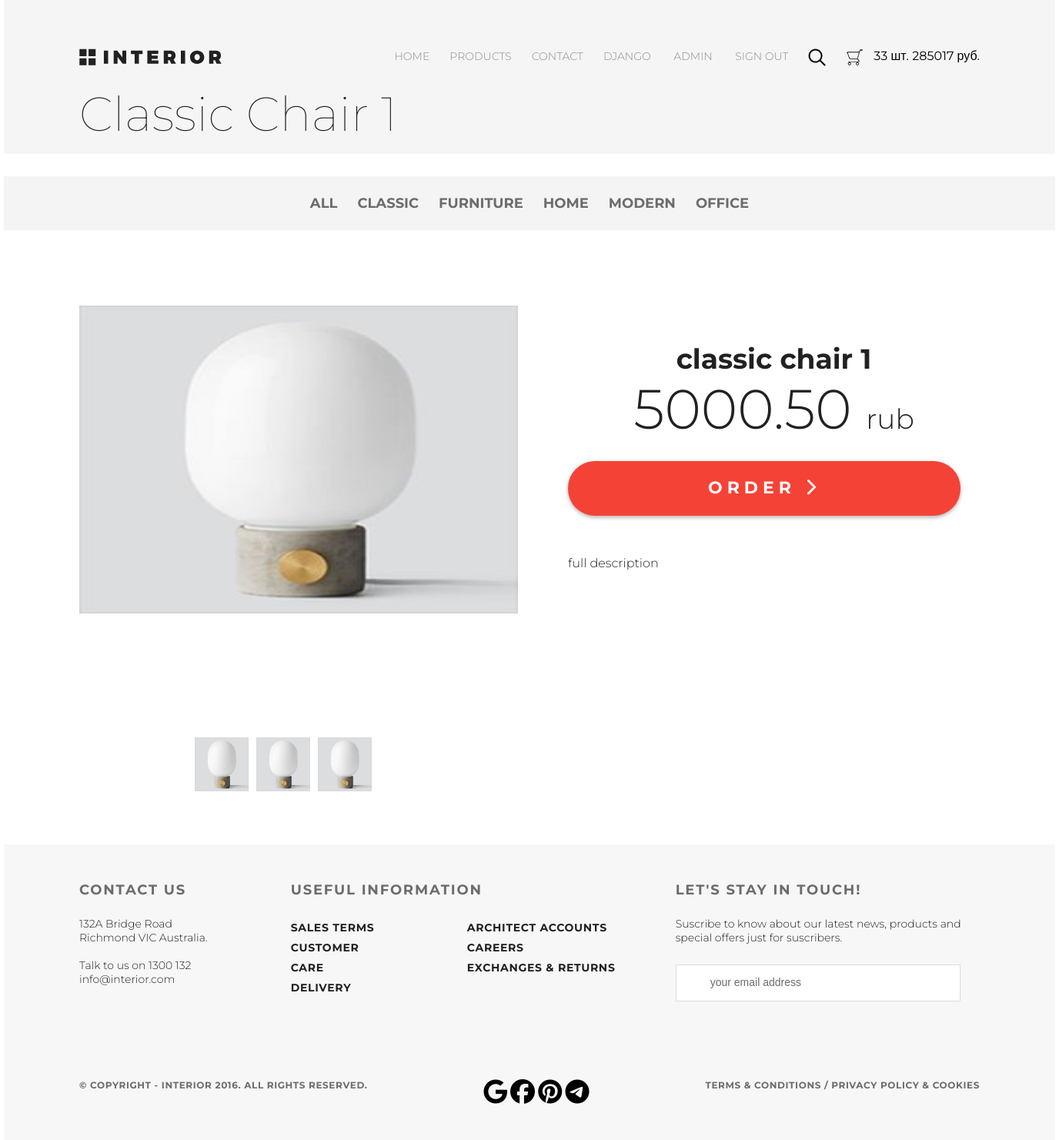
Page /product/1/ (signed in) on the earlier database version.
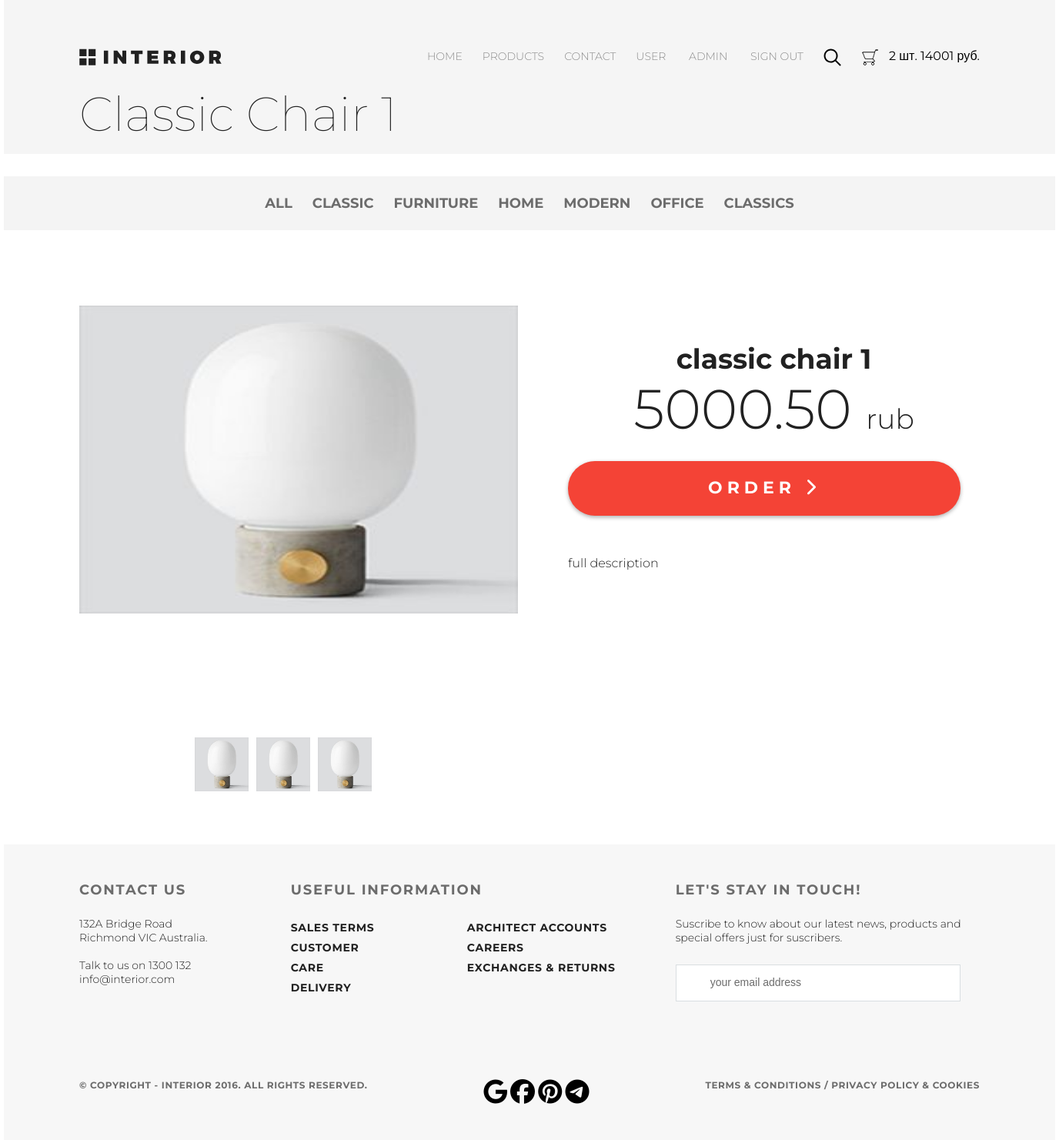
Same page on the later database version.
### authapp/models.py (models this page shows)
class ShopUser(AbstractUser):
    avatar = models.ImageField(upload_to='user_avatars', blank=True)
    age = models.PositiveIntegerField(verbose_name='Age')

### basketapp/models.py (models this page shows)
class Basket(models.Model):
    user = models.ForeignKey(settings.AUTH_USER_MODEL, on_delete=models.CASCADE, related_name='basket')
    product = models.ForeignKey(Product, on_delete=models.CASCADE)
    quantity = models.PositiveIntegerField(verbose_name='quantity', default=0)
    add_datetime = models.DateTimeField(verbose_name='Time', auto_now_add=True)
    @property
    def product_cost(self):
        return self.product.price * self.quantity
    @property
    def total_quantity(self):
        return sum([el.quantity for el in self.user.basket.all()])
    @property
    def total_cost(self):
        return sum([el.product_cost for el in self.user.basket.all()])

### mainapp/models.py (models this page shows, shortened)
class Product(models.Model):
    category = models.ForeignKey(ProductCategory, on_delete=models.CASCADE)
    name = models.CharField(verbose_name="Product name", max_length=64)
    image = models.ImageField(verbose_name="Product image", upload_to="product_images",blank=True)
    shortdesc = models.TextField(verbose_name="Short products description", blank=True, max_length=64)
    description = models.TextField(verbose_name="Product description", blank=True, max_length=128)
    price = models.DecimalField(verbose_name="Price", max_digits=8, decimal_places=2, default=0)
    quantity = models.PositiveIntegerField(verbose_name="Quantity", default=0)
    is_active = models.BooleanField(verbose_name="active", default=True)

class ProductCategory(models.Model):
    name = models.CharField(verbose_name="name", max_length=64, unique=True)
    description = models.TextField(verbose_name="description", blank=True, max_length=128)
    is_active = models.BooleanField(verbose_name="active", default=True)

### mainapp/views.py (the view)
# urls.py: path('product/<int:pk>/', mainapp.product, name='product'),
def product(request, pk):
        product = get_object_or_404(Product, pk=pk)
        context = {
            'page_title': 'Product page',
            'products_menu': get_products_menu(),
            'category': product.category,
            'object': product,
            'basket': get_basket(request),
        }
        return render(request, 'mainapp/product_page.html', context)

### mainapp/views.py (called while the page is built)
def get_products_menu():
    return ProductCategory.objects.all()

def get_basket(request):
    if request.user.is_authenticated:
        return request.user.basket.all().order_by('product__category')
    else:
        return []

### mainapp/templates/mainapp/product_page.html (shortened to what this page needs)
{% extends 'mainapp/base.html' %}
{% load static %}
{% block container %}
    <div class="header_product padding-site">
        {% include 'mainapp/includes/inc_menu.html' %}
        <h2 class="h2-product">{{ object.name|title }}</h2>
    </div>
	<div class="details">
		<div class="products-range-header">
        {% include 'mainapp/includes/inc_products_menu.html' %}
        </div>
        <div class="details-products">
            <div class="details-slider">
                <div class="slider-product">
                    <img src="/media/{{ object.image }}" alt="{{ object.short_desc }}">
                </div>
                <div class="slider-control">
                    <div class="block">
                        <a href="#"><img src="/media/{{ object.image }}" alt="вариант 1">
                        </a>
                    </div>
                    <div class="block">
                        <a href="#"><img src="/media/{{ object.image }}" alt="вариант 2">
                        </a>
                    </div>
                    <div class="block">
                        <a href="#"><img src="/media/{{ object.image }}" alt="вариант 3">
                        </a>
                    </div>
                </div>
            </div>
            <div class="description">
                <h3 class="big-bold">{{ object.name }}</h3>
                <br>
                <p class="price"> {{ object.price }} <span>rub</span></p>
                <a href="{% url 'basket:add' object.pk %}" class="red-button">
                    order
                    <i class="fa fa-chevron-right" aria-hidden="true"></i>
                </a>
                <div class="description-text">
                    {{ object.description }}
                </div>
            </div>
        </div>
    </div>
{% endblock %}

### mainapp/templates/mainapp/base.html (shortened to what this page needs)
<!DOCTYPE html>
{% load static %}
<html lang="en">
<head>
    {% block css %}
    <link rel="stylesheet" href="{% static '/css/style.css' %}">
    {% endblock %}
</head>
<body>
    <div class="container">
        {% block container %}
        {% endblock %}
        <footer class="footer padding-site">
            <div class="footer-topics">
                <div class="topic1">
                    <h3 class="footer-h3">Contact us</h3>
                    <p class="text-footer">132A Bridge Road Richmond VIC Australia.<br><br> Talk to us on 1300 132<br> info@interior.com</p>
                </div>
                <div class="topic2">
                    <h3 class="footer-h3">Useful information</h3>
                    <div class="footer-topic2-container">
                        <div class="footer-topic2-1">
                            <a href="#" class="usefull-info-a">Sales terms</a>
                            <a href="#" class="usefull-info-a">Customer care</a>
                            <a href="#" class="usefull-info-a">Delivery</a>
                        </div>
                        <div class="footer-topic2-2">
                            <a href="#" class="usefull-info-a">Architect accounts</a>
                            <a href="#" class="usefull-info-a">Careers</a>
                            <a href="#" class="usefull-info-a">Exchanges &amp; returns</a>
                        </div>
                    </div>
                </div>
                <div class="topic3">
                    <h3 class="footer-h3">Let's stay in touch!</h3>
                    <p class="text-footer">Suscribe to know about our latest news, products and special offers just for suscribers.</p>
                    <input type="email" class="email-input" placeholder="your email address">
                </div>
            </div>
            <div class="copyright">
                <p class="copyright-text">&#169; Copyright - INTERIOR 2016. All Rights Reserved.</p>
                <div class="footer-social">
                    <i class="fab fa-google fa-2x"></i>
                    <i class="fab fa-facebook fa-2x"></i>
                    <i class="fab fa-pinterest fa-2x"></i>
                    <i class="fab fa-telegram fa-2x"></i>
                </div>
                <p class="copyright-text">Terms &amp; Conditions / Privacy policy &amp; Cookies</p>
            </div>
        </footer>
    </div>
</body>
</html>

### mainapp/templates/mainapp/includes/inc_menu.html (shortened to what this page needs)
{% load static %}
<div class="product-header-menu">
                <a href="{% url 'main:index'%}"><img src="{% static '/img/logo.svg' %}" alt="logo"></a>
                <ul class="menu">
                    <li class="menu_list">
                        <a href="{% url 'main:index' %}"
                           class="menu_link {% if request.resolver_match.url_name == 'index' %} menu_link_active {% endif %}">HOME</a>
                    </li>
                    <li class="menu_list"><a href="{% url 'main:products' %}" class="menu_link ">PRODUCTS</a></li>
                    <li class="menu_list"><a href="{% url 'main:contacts' %}" class="menu_link {% if request.resolver_match.url_name == 'contacts' %} menu_link_active {% endif %}">CONTACT</a></li>
                    <li class="menu_list">
                    {% if user.is_authenticated %}
                        <a href="{% url 'auth:update' %}" class="menu_link">
                        {{ user.first_name|default:'User' }}
                        </a>
                    {% endif %}
                    {% if user.is_superuser %}
                        <a href="{% url 'adminapp:index' %}" class="menu_link">
                            Admin
                        </a>
                    {% endif %}
                    {% if user.is_authenticated %}
                        <a href="{% url 'authapp:logout' %}" class="menu_link">Sign out</a>
                    {% else %}
                        <a href="{% url 'authapp:login' %}" class="menu_link">Sign in</a>
                    {% endif %}
                    </li>
                    <li class="menu_list"><a href="#" class="menu_link"><img src="/static/img/search.svg" alt="search"></a></li>
                    <li class="menu_list"><a href="{% url 'basket:index' %}" class="menu_link"><img src="/static/img/basket.png" alt="search"></a></li>
                    {% if basket %}
                        {{ basket.0.total_quantity }} шт.
                        {{ basket.0.total_cost|floatformat:0 }} руб.
                    {% endif %}
                </ul>
</div>

### mainapp/templates/mainapp/includes/inc_products_menu.html
{% load static %}
<ul class="menu">
    <li class="menu_list">
        <a href="{% url 'main:category' 0 %}" class="products-range-menu {% if request.resolver_match.kwargs.pk == '0' %}products-range-menu-active{% endif %}">All</a></li>
    {% for category in products_menu  %}
    <li class="menu_list">
        <a href="{% url 'main:category' category.pk %}" class="products-range-menu">
            {{ category.name }}
        </a>
    </li>
    {% endfor %}
</ul>

### static/css/style.css (style rules this page uses)
* { margin: 0; padding: 0; }
a { text-decoration: none; }
.container { width: 1366px; margin: 0 auto; }
body { font-family: 'Montserrat', sans-serif; }
.menu_link { color: #8c8c8c; font-size: 14px; font-weight: 300; text-transform: uppercase; padding: 10px 13px; }
.menu_list { list-style-type: none; }
.menu { display: flex; }
.padding-site { padding-left: 98px; padding-right: 98px; }
.footer { height: 384px; background-color: #f7f7f7; display: flex; flex-direction: column; justify-content: space-around; }
.footer-h3 { color: #6c6c6c; font-size: 18px; font-weight: 700; text-transform: uppercase; letter-spacing: 1.8px; }
.usefull-info-a { color: #212121; font-size: 14px; font-weight: 700; text-transform: uppercase; line-height: 26px; letter-spacing: 0.7px; }
.text-footer { color: #212121; font-size: 14px; font-weight: 300; margin-top: 24px; margin-bottom: 26px; }
.email-input { border: 1px solid #d9dee1; background-color: #ffffff; width: 370px; height: 48px; -webkit-box-sizing: border-box; -moz-box-sizing: border-box; box-sizing: border-box; padding-left: 25px; }
::placeholder { color: #6c6c6c; font-size: 14px; font-weight: 300; padding-left: 19px; padding-top: 17px; padding-bottom: 17px; }
.footer-topics { display: flex; flex-direction: row; }
.copyright { display: flex; justify-content: space-between; flex-direction: row; }
.footer-topic2-container { display: flex; flex-direction: row; padding-top: 25px; }
.footer-topic2-1 { width: 137px; height: 62px; display: flex; flex-direction: column; }
.footer-topic2-2 { width: 194px; height: 63px; padding-left: 93px; display: flex; flex-direction: column; }
.topic2 { width: 422px; height: 101px; }
.topic3 { padding-left: 78px; }
.topic1 { margin-right: 80px; }
.copyright-text { color: #6c6c6c; font-size: 12px; font-weight: 700; text-transform: uppercase; letter-spacing: 0.6px; }
.header_product { background-color: #f5f5f5; height: 200px; display: flex; flex-direction: column; justify-content: space-between }
.h2-product { color: #212121; font-size: 62px; font-weight: 100; padding-bottom: 44px; padding-top: 20px; }
.product-header-menu { display: flex; justify-content: space-between; padding-top: 63px; }
.products-range-menu { color: #6c6c6c; font-size: 18px; font-weight: 700; text-transform: uppercase; padding: 10px 13px; }
.products-range-header { background-color: #f4f4f4; height: 70px; display: flex; justify-content: center; align-items: center; margin-top: 29px; margin-bottom: 29px; }
.details-products { padding-left: 98px; padding-right: 98px; margin-top: 98px; height: 700px; }
.details-slider { width: 570px; float: left; margin-right: 30px; }
.slider-product { width: 570px; height: 400px; }
.slider-product img { height: 100%; width: 100%; }
.slider-control { width: 420px; height: 70px; margin: 11px auto 0px; padding-left: 150px; padding-top: 150px; }
.slider-control .block { height: 70px; width: 70px; position: relative; float: left; margin-right: 10px; }
.slider-control .block img { height: 100%; width: 100%; }
.description { width: 535px; float: right; padding-left: 35px }
.description .big-bold { color: #212121; font-size: 36px; font-weight: 700; text-align: center; margin-top: 47px; margin-bottom: 0px; }
.description .price { color: #212121; font-size: 72px; font-weight: 300; line-height: 48px; text-align: center; }
.description .price span { color: #212121; font-size: 36px; font-weight: 300; line-height: 48px; text-align: center; }
.red-button { display: block; height: 71px; width: 510px; border-radius: 35px; background-color: #f44336; text-align: center; text-transform: uppercase; text-decoration: none; color: #ffffff; font-size: 22px; font-weight: 700; line-height: 24px; box-shadow: 0px 2px 4.85px 0.15px rgba(33, 33, 33, 0.35); line-height: 70px; letter-spacing: 6px; margin-top: 31px; }
.description-text { margin-top: 50px; color: #212121; font-size: 16px; font-weight: 300; line-height: 24px; text-align: left; }

Differences in the rows shown:
removed Basket: user+quantity "33", user+product+quantity "285017"
changed ShopUser: first_name "DJANGO" → "USER"
added Basket: user+quantity "2", user+product+quantity "14001"
added ProductCategory: name "CLASSICS"
